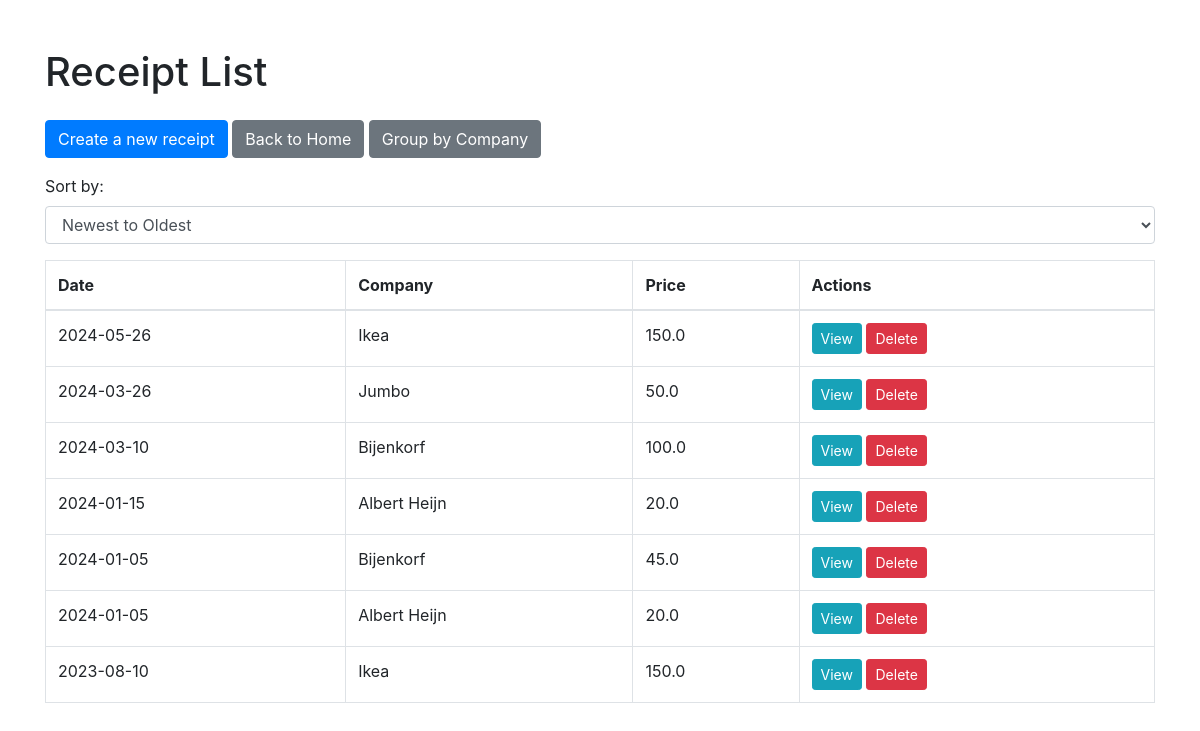
The app's page /receipts?sort= with its own data.
### database.py (models this page shows)
class Receipt(db.Model):
    id = db.Column(db.Integer, primary_key=True)
    date = db.Column(db.String(50))
    company = db.Column(db.String(50))
    price = db.Column(db.Float)
    products = db.relationship('Product', backref='receipt', cascade="all, delete-orphan", lazy=True)

### app.py (the view)
@app.route('/receipts')
def receipt_list():
    sort_order = request.args.get('sort', 'new')
    if sort_order == 'old':
        receipts = db.session.execute(db.select(Receipt).order_by(Receipt.date.asc())).scalars()
    else:
        receipts = db.session.execute(db.select(Receipt).order_by(Receipt.date.desc())).scalars()
    return render_template('receipt/list.html', receipts=receipts, sort_order=sort_order)

### templates/receipt/list.html (shortened to what this page needs)
<!DOCTYPE html>
<html>
<head>
    <link href="https://stackpath.bootstrapcdn.com/bootstrap/4.5.2/css/bootstrap.min.css" rel="stylesheet">
</head>
<body>
    <div class="container mt-5">
        <h1 class="mb-4">Receipt List</h1>
        <a class="btn btn-primary mb-3" href="{{ url_for('receipt_create') }}">Create a new receipt</a>
        <a class="btn btn-secondary mb-3" href="{{ url_for('index') }}">Back to Home</a>
        <a class="btn btn-secondary mb-3" href="{{ url_for('group_by_company') }}">Group by Company</a>
        <div class="mb-3">
            <label for="sortOrder">Sort by:</label>
            <select id="sortOrder" class="form-control" onchange="sortReceipts(this.value)">
                <option value="new" {% if sort_order == 'new' %}selected{% endif %}>Newest to Oldest</option>
            </select>
        </div>
        <table class="table table-bordered">
            <thead>
                <tr>
                    <th>Date</th>
                    <th>Company</th>
                    <th>Price</th>
                    <th>Actions</th>
                </tr>
            </thead>
            <tbody>
                {% for receipt in receipts %}
                <tr>
                    <td>{{ receipt.date }}</td>
                    <td>{{ receipt.company }}</td>
                    <td>{{ receipt.price }}</td>
                    <td>
                        <a class="btn btn-info btn-sm" href="{{ url_for('receipt_detail', id=receipt.id) }}">View</a>
                        <a class="btn btn-danger btn-sm" href="{{ url_for('receipt_delete', id=receipt.id) }}">Delete</a>
                    </td>
                </tr>
                {% endfor %}
            </tbody>
        </table>
    </div>
</body>
</html>

### records on screen
Receipt: date "2024-05-26", company "Ikea", price "150.0"
Receipt: date "2024-03-26", company "Jumbo", price "50.0"
Receipt: date "2024-03-10", company "Bijenkorf", price "100.0"
Receipt: date "2024-01-15", company "Albert Heijn", price "20.0"
Receipt: date "2024-01-05", company "Bijenkorf", price "45.0"
Receipt: date "2024-01-05", company "Albert Heijn", price "20.0"
Receipt: date "2023-08-10", company "Ikea", price "150.0"
